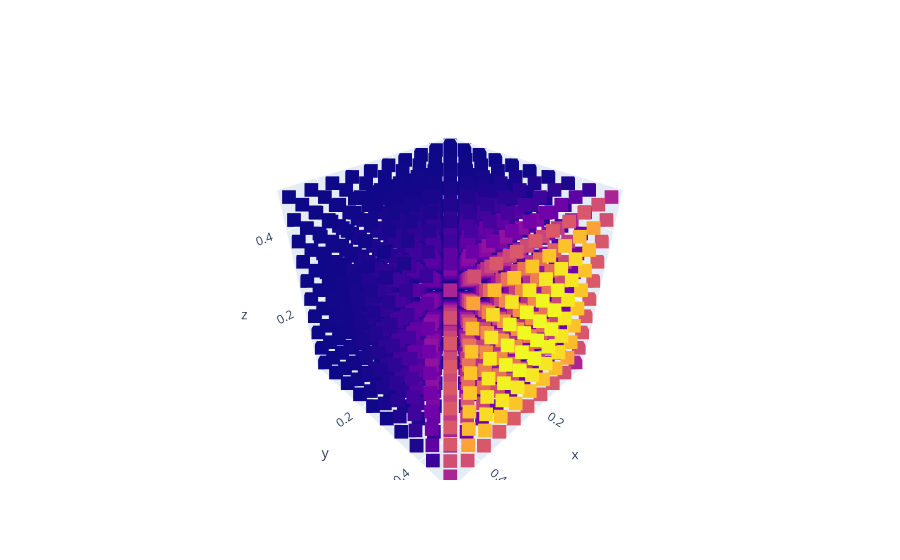

The code cell stored with this chart in its notebook:
### Code cell
x,y,z = [np.array(coord) for coord in malla.coords]
xv, yv, zv = np.meshgrid(x, y, z, indexing='ij')
  
fig = go.Figure(data = go.Scatter3d(x = xv.ravel(), y = yv.ravel(), z = zv.ravel(), mode = 'markers', 
                                    marker = dict(color = sistema.get_solution(), 
                                                symbol = "square", size = 5), text = sistema.get_solution()))
fig.show()

### Figure 1 — Plotly figure (JSON) as saved in the notebook; plotly's stock layout.template omitted (floating-point values rounded to 4 significant figures; data arrays with more than 128 entries replaced by an {"elided": "..."} marker saying what was removed)
{"data": [{"marker": {"color": {"elided": "1000 float values"}, "size": 5, "symbol": "square"}, "mode": "markers", "text": {"elided": "1000 float values"}, "type": "scatter3d", "x": {"elided": "1000 float values"}, "y": {"elided": "1000 float values"}, "z": {"elided": "1000 float values"}}], "layout": {}}
